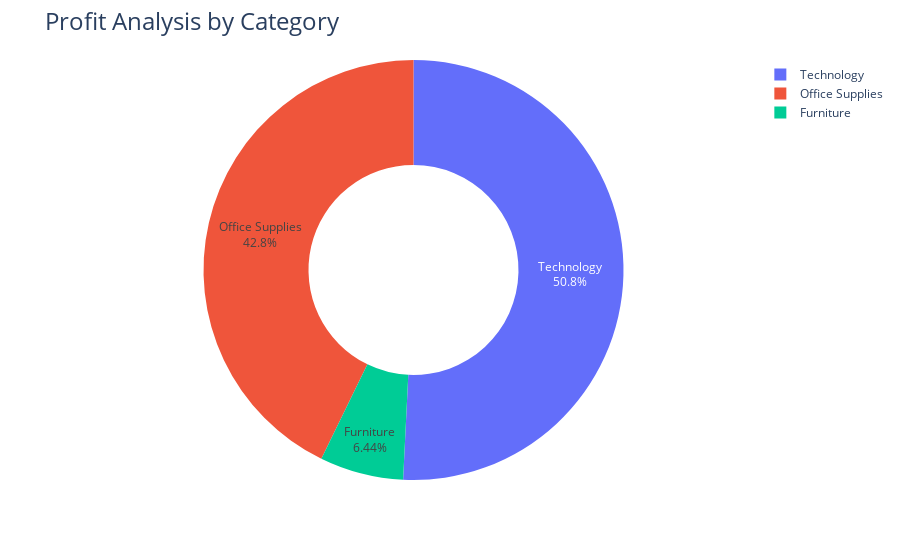

This figure's notebook cell:
### Code cell
fig =px.pie(Profit_By_category, names='Category', values='Profit',hole=0.5)
fig.update_traces(textposition='inside' ,textinfo='percent+label')
fig.update_layout(title_text='Profit Analysis by Category',title_font=dict(size=24))
fig.show()

### Figure 1 — Plotly figure (JSON) as saved in the notebook; plotly's stock layout.template omitted (floating-point values rounded to 4 significant figures)
{"data": [{"domain": {"x": [0, 1], "y": [0, 1]}, "hole": 0.5, "hovertemplate": "Category=%{label}<br>Profit=%{value}<extra></extra>", "labels": ["Furniture", "Office Supplies", "Technology"], "legendgroup": "", "name": "", "showlegend": true, "textinfo": "percent+label", "textposition": "inside", "type": "pie", "values": [18450.0, 122500.0, 145500.0]}], "layout": {"autosize": true, "legend": {"tracegroupgap": 0}, "margin": {"t": 60}, "title": {"font": {"size": 24}, "text": "Profit Analysis by Category"}}}
